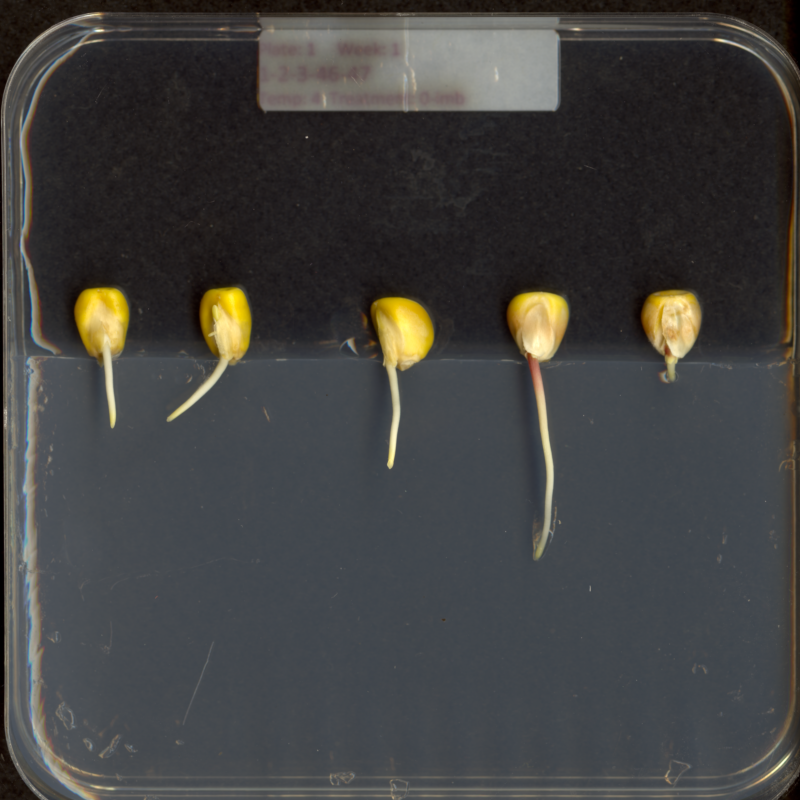
#> input picture data/maize-seedlings.tif, 800 x 800 px
$ jupyter execute --allow-errors 4_drawing.ipynb   (shell and % lines are left out)
#> lines starting #> are read from the running program, lines starting #| are printed output that depends on the picture; after the words box and inside, x2 and y2 are one past the last pixel; in counts of white or black regions, pixels touching at a corner belong together
[cell 1]
import imageio.v3 as iio
import ipympl
import matplotlib.pyplot as plt
import numpy as np
import skimage as ski

[cell 2]
maize_seedlings = iio.imread(uri="data/maize-seedlings.tif")
#> maize_seedlings is the input picture: shape (800, 800, 3); mean R, G, B 66.1, 65.7, 64.6
print(maize_seedlings.shape)
#| (800, 800, 3)
fig, ax = plt.subplots()
ax.imshow(maize_seedlings)

[cell 3]
mask = np.ones(shape=maize_seedlings.shape[0:2], dtype="bool")

[cell 4]
rr, cc = ski.draw.rectangle(start=(357,44), end=(740,720))
mask[rr,cc] = False

fig, ax = plt.subplots()
ax.imshow(mask, cmap='gray')
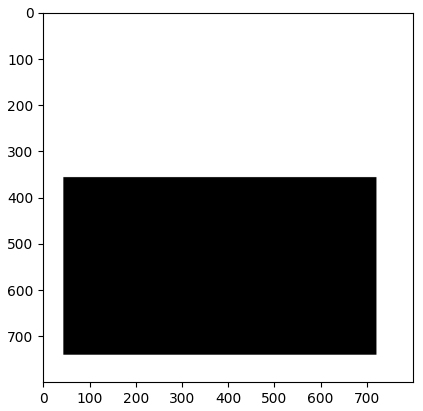
#> figure drawn by matplotlib, 1 panel

[cell 5]
maize_seedlings[mask] = 0
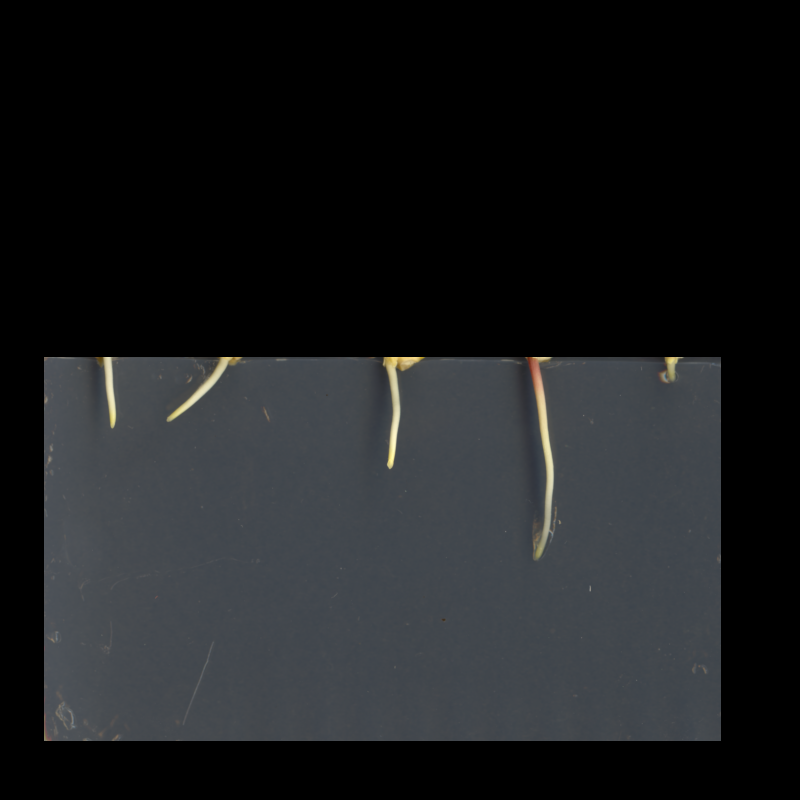
#> maize_seedlings: shape (800, 800, 3); mean R, G, B 28.4, 30.2, 31.9

fig, ax = plt.subplots()
ax.imshow(maize_seedlings)

[cell 6]
wellplate = iio.imread(uri="data/wellplate-01.jpg")
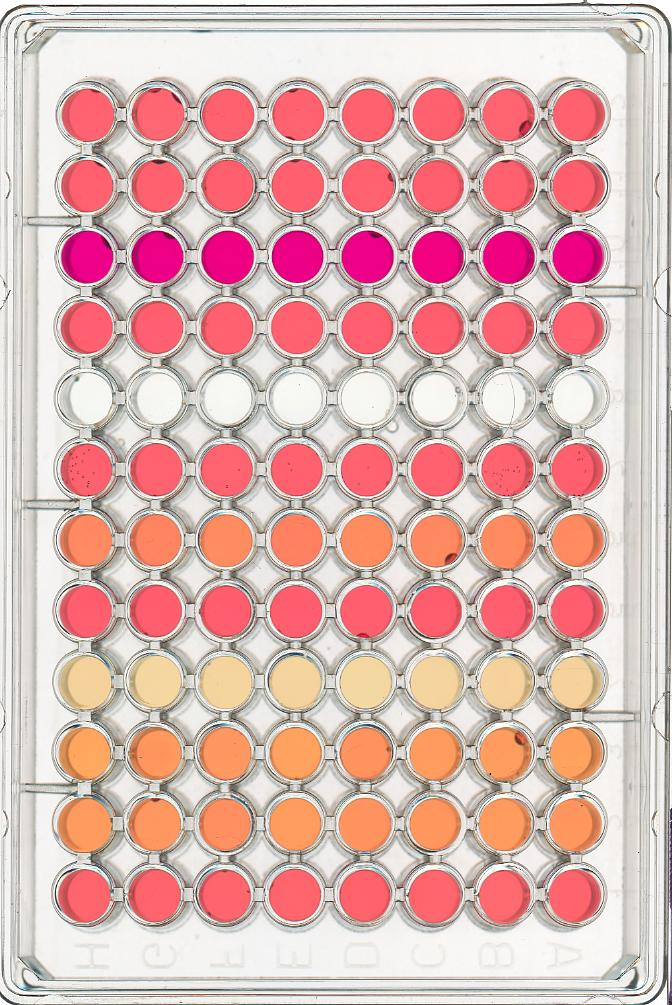
#> input picture data/wellplate-01.jpg, 672 x 1005 px
#> wellplate is the input picture: shape (1005, 672, 3); mean R, G, B 220.1, 181, 177.8
fig, ax = plt.subplots()
ax.imshow(wellplate)

[cell 7]
mask = np.ones(shape=(wellplate.shape[0:2]), dtype="bool")
wellplate_masked = np.array(wellplate)

#> (the rest of this cell did not finish here and is left out)

[cell 8]
cxs = range(91, 672, 70)[0:8]
rys = range(108, 1000, 72)[0: 12]

mask2 = np.ones(shape=wellplate.shape[0:2], dtype="bool")
wellplate_masked_2 = np.array(wellplate)

for ry in rys:
    for cx in cxs:
        rr, cc = ski.draw.disk(center=(ry, cx), radius=16, shape=wellplate.shape[0:2])
        mask2[rr, cc] = False
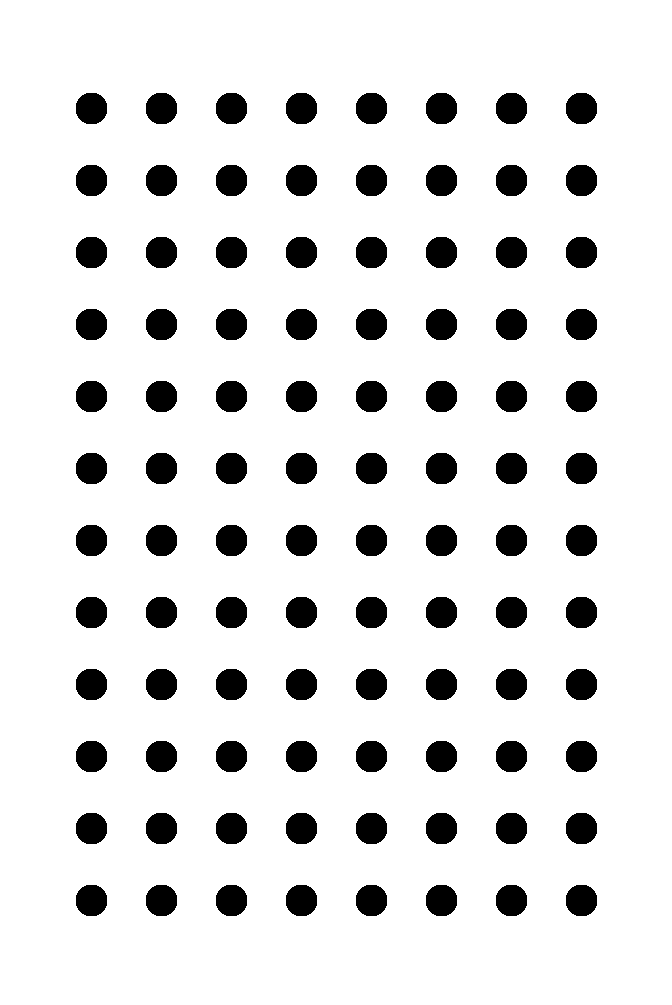
#> mask2: shape (1005, 672) bool; 88.7% white; 96 black regions, largest, box (x1, y1, x2, y2) and area: (76, 93, 107, 124) 793, (146, 93, 177, 124) 793, (216, 93, 247, 124) 793

wellplate_masked_2[mask2] = 0
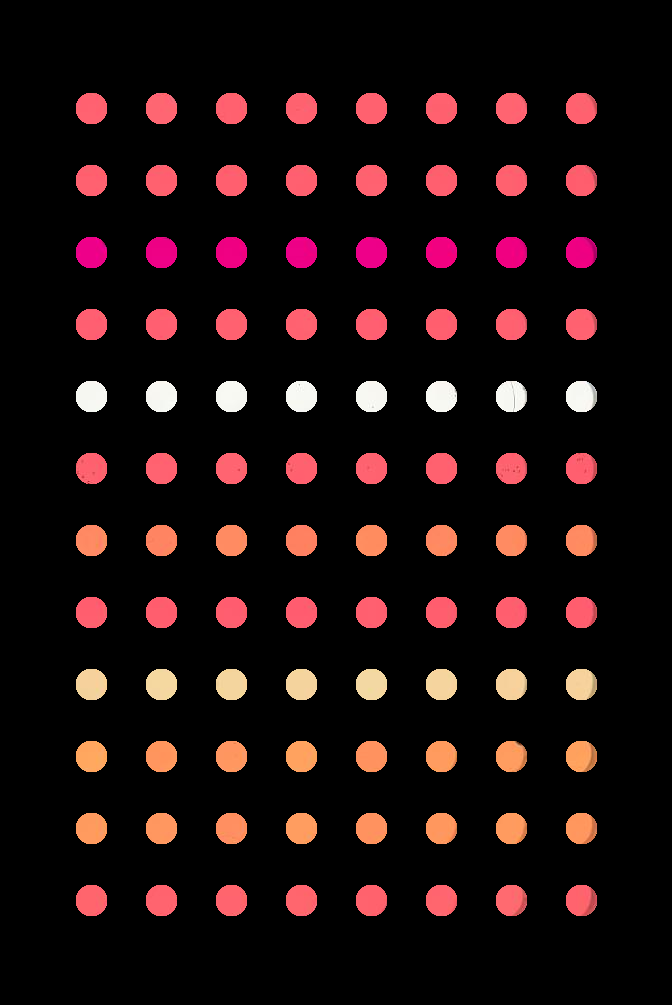
#> wellplate_masked_2: shape (1005, 672, 3); mean R, G, B 28.2, 13.9, 13.9
fig, ax = plt.subplots()
ax.imshow(wellplate_masked_2)
